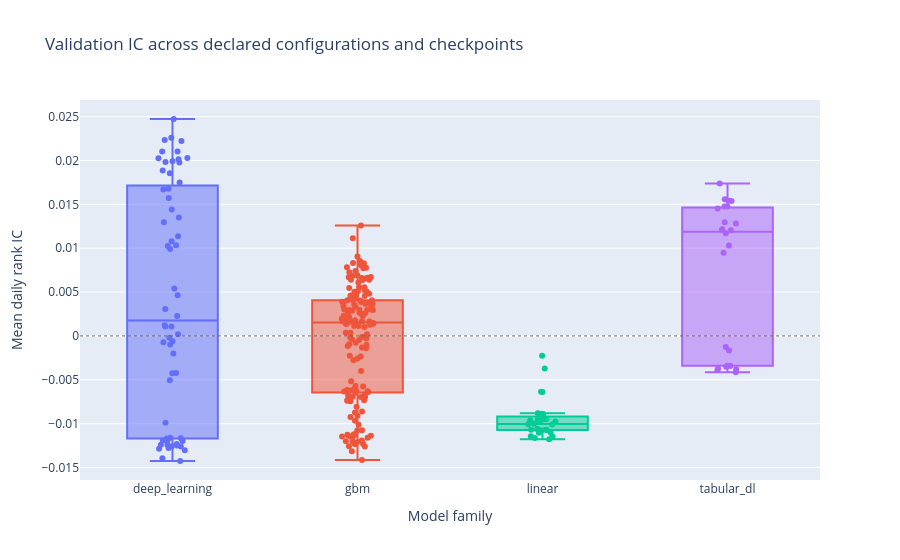

The code cell stored with this chart in its notebook:
### Code cell
fig = go.Figure()
for family in analysis.get_column("family").unique(maintain_order=True):
    rows = analysis.filter(pl.col("family") == family)
    fig.add_trace(
        go.Box(
            name=family,
            y=rows.get_column("ic_mean").to_list(),
            text=rows.get_column("model_identity").to_list(),
            boxpoints="all",
            jitter=0.35,
            pointpos=0,
            hovertemplate="%{text}<br>validation IC %{y:+.4f}<extra></extra>",
        )
    )
fig.add_hline(y=0, line_width=1, line_dash="dot", line_color="#666666")
fig.update_layout(
    title="Validation IC across declared configurations and checkpoints",
    xaxis_title="Model family",
    yaxis_title="Mean daily rank IC",
    showlegend=False,
)
fig.show()

### Figure 1 — Plotly figure (JSON) as saved in the notebook; plotly's stock layout.template omitted (floating-point values rounded to 4 significant figures; data arrays with more than 128 entries replaced by an {"elided": "..."} marker saying what was removed)
{"data": [{"boxpoints": "all", "hovertemplate": "%{text}<br>validation IC %{y:+.4f}<extra></extra>", "jitter": 0.35, "name": "deep_learning", "pointpos": 0, "text": ["deep_learning / lstm_h64 / epoch=10", "deep_learning / lstm_h64 / epoch=100", "deep_learning / lstm_h64 / epoch=15", "deep_learning / lstm_h64 / epoch=20", "deep_learning / lstm_h64 / epoch=25", "deep_learning / lstm_h64 / epoch=30", "deep_learning / lstm_h64 / epoch=35", "deep_learning / lstm_h64 / epoch=40", "deep_learning / lstm_h64 / epoch=45", "deep_learning / lstm_h64 / epoch=5", "deep_learning / lstm_h64 / epoch=50", "deep_learning / lstm_h64 / epoch=55", "deep_learning / lstm_h64 / epoch=60", "deep_learning / lstm_h64 / epoch=65", "deep_learning / lstm_h64 / epoch=70", "deep_learning / lstm_h64 / epoch=75", "deep_learning / lstm_h64 / epoch=80", "deep_learning / lstm_h64 / epoch=85", "deep_learning / lstm_h64 / epoch=90", "deep_learning / lstm_h64 / epoch=95", "deep_learning / nlinear / epoch=10", "deep_learning / nlinear / epoch=100", "deep_learning / nlinear / epoch=15", "deep_learning / nlinear / epoch=20", "deep_learning / nlinear / epoch=25", "deep_learning / nlinear / epoch=30", "deep_learning / nlinear / epoch=35", "deep_learning / nlinear / epoch=40", "deep_learning / nlinear / epoch=45", "deep_learning / nlinear / epoch=5", "deep_learning / nlinear / epoch=50", "deep_learning / nlinear / epoch=55", "deep_learning / nlinear / epoch=60", "deep_learning / nlinear / epoch=65", "deep_learning / nlinear / epoch=70", "deep_learning / nlinear / epoch=75", "deep_learning / nlinear / epoch=80", "deep_learning / nlinear / epoch=85", "deep_learning / nlinear / epoch=90", "deep_learning / nlinear / epoch=95", "deep_learning / patchtst / epoch=10", "deep_learning / patchtst / epoch=100", "deep_learning / patchtst / epoch=15", "deep_learning / patchtst / epoch=20", "deep_learning / patchtst / epoch=25", "deep_learning / patchtst / epoch=30", "deep_learning / patchtst / epoch=35", "deep_learning / patchtst / epoch=40", "deep_learning / patchtst / epoch=45", "deep_learning / patchtst / epoch=5", "deep_learning / patchtst / epoch=50", "deep_learning / patchtst / epoch=55", "deep_learning / patchtst / epoch=60", "deep_learning / patchtst / epoch=65", "deep_learning / patchtst / epoch=70", "deep_learning / patchtst / epoch=75", "deep_learning / patchtst / epoch=80", "deep_learning / patchtst / epoch=85", "deep_learning / patchtst / epoch=90", "deep_learning / patchtst / epoch=95"], "type": "box", "y": [0.02472, -0.0006026, 0.02223, 0.01855, 0.02103, 0.01136, 0.01295, 0.01033, 0.01026, -0.002012, 0.004641, 0.005408, 0.003082, 0.002283, 0.001079, 0.001223, -0.0002176, 0.0001987, -0.0009792, -0.0007174, -0.005063, -0.01259, -0.009905, -0.01259, -0.01426, -0.01166, -0.01279, -0.01159, -0.01193, -0.004245, -0.01302, -0.01197, -0.01393, -0.01199, -0.01286, -0.01249, -0.01169, -0.0124, -0.01231, -0.01242, 0.001065, 0.01982, 0.009908, 0.01442, 0.01079, 0.01349, 0.01572, 0.01887, 0.01668, -0.004226, 0.01677, 0.02234, 0.0175, 0.02027, 0.02026, 0.0226, 0.01977, 0.02101, 0.02014, 0.01991]}, {"boxpoints": "all", "hovertemplate": "%{text}<br>validation IC %{y:+.4f}<extra></extra>", "jitter": 0.35, "name": "gbm", "pointpos": 0, "text": {"elided": "150 str values"}, "type": "box", "y": {"elided": "150 float values"}}, {"boxpoints": "all", "hovertemplate": "%{text}<br>validation IC %{y:+.4f}<extra></extra>", "jitter": 0.35, "name": "linear", "pointpos": 0, "text": ["linear / enet_f0.015 / final", "linear / enet_f0.03 / final", "linear / enet_f0.08 / final", "linear / enet_f0.2 / final", "linear / enet_f0.35 / final", "linear / enet_f0.5 / final", "linear / enet_f0.7 / final", "linear / enet_f0.85 / final", "linear / lasso_f0.015 / final", "linear / lasso_f0.03 / final", "linear / lasso_f0.08 / final", "linear / lasso_f0.2 / final", "linear / lasso_f0.35 / final", "linear / lasso_f0.5 / final", "linear / lasso_f0.7 / final", "linear / lasso_f0.85 / final", "linear / ols / final", "linear / ridge_a0.001 / final", "linear / ridge_a0.01 / final", "linear / ridge_a0.1 / final", "linear / ridge_a1.0 / final", "linear / ridge_a10.0 / final", "linear / ridge_a100.0 / final", "linear / ridge_a1000.0 / final", "linear / ridge_a10000.0 / final", "linear / ridge_a100000.0 / final", "linear / ridge_a1000000.0 / final", "linear / ridge_a10000000.0 / final"], "type": "box", "y": [-0.01075, -0.01071, -0.01105, -0.01144, -0.01177, -0.01007, -0.006393, -0.008886, -0.01072, -0.01068, -0.011, -0.01145, -0.01162, -0.01011, -0.006353, -0.008818, -0.009496, -0.009516, -0.009534, -0.009646, -0.009713, -0.009739, -0.009997, -0.01069, -0.01062, -0.008858, -0.003725, -0.002259]}, {"boxpoints": "all", "hovertemplate": "%{text}<br>validation IC %{y:+.4f}<extra></extra>", "jitter": 0.35, "name": "tabular_dl", "pointpos": 0, "text": ["tabular_dl / tabm_l / epoch=100", "tabular_dl / tabm_l / epoch=125", "tabular_dl / tabm_l / epoch=150", "tabular_dl / tabm_l / epoch=175", "tabular_dl / tabm_l / epoch=200", "tabular_dl / tabm_l / epoch=25", "tabular_dl / tabm_l / epoch=50", "tabular_dl / tabm_l / epoch=75", "tabular_dl / tabm_m / epoch=100", "tabular_dl / tabm_m / epoch=125", "tabular_dl / tabm_m / epoch=150", "tabular_dl / tabm_m / epoch=175", "tabular_dl / tabm_m / epoch=200", "tabular_dl / tabm_m / epoch=25", "tabular_dl / tabm_m / epoch=50", "tabular_dl / tabm_m / epoch=75", "tabular_dl / tabm_s / epoch=100", "tabular_dl / tabm_s / epoch=125", "tabular_dl / tabm_s / epoch=150", "tabular_dl / tabm_s / epoch=175", "tabular_dl / tabm_s / epoch=200", "tabular_dl / tabm_s / epoch=25", "tabular_dl / tabm_s / epoch=50", "tabular_dl / tabm_s / epoch=75"], "type": "box", "y": [0.01281, 0.0103, 0.01214, 0.0121, 0.01171, -0.003389, 0.009472, 0.01477, 0.01537, 0.01477, 0.01452, 0.01559, 0.01542, 0.01295, 0.01205, 0.01738, -0.001272, -0.004145, -0.003791, -0.0035, -0.003422, -0.001667, -0.003721, -0.003912]}], "layout": {"shapes": [{"line": {"color": "#666666", "dash": "dot", "width": 1}, "type": "line", "x0": 0, "x1": 1, "xref": "x domain", "y0": 0, "y1": 0, "yref": "y"}], "showlegend": false, "title": {"text": "Validation IC across declared configurations and checkpoints"}, "xaxis": {"title": {"text": "Model family"}}, "yaxis": {"title": {"text": "Mean daily rank IC"}}}}
